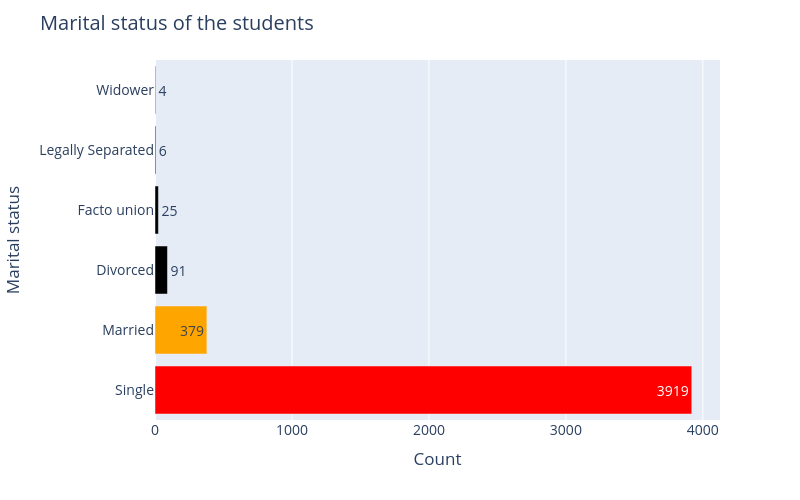

Source (notebook cell):
### Code cell
# Bar chart for Marital status
count = data_viz_pd['Marital status'].value_counts()
fig = px.bar(count,  orientation= 'h', text_auto=True)

fig.update_traces(marker=dict(color=['red', 'orange']))
fig.update_layout(height=500, width=800,
                  title='Marital status of the students',
                  showlegend = False,
                  font=dict(size=14),
                  xaxis_title = 'Count',
                  yaxis_title = 'Marital status')
save_fig(fig, '12_marital_status')

### Figure 1 — Plotly figure (JSON) as saved in the notebook; plotly's stock layout.template omitted (floating-point values rounded to 4 significant figures)
{"data": [{"hovertemplate": "variable=count<br>value=%{x}<br>Marital status=%{y}<extra></extra>", "legendgroup": "count", "marker": {"color": ["red", "orange"], "pattern": {"shape": ""}}, "name": "count", "orientation": "h", "showlegend": true, "textposition": "auto", "texttemplate": "%{x}", "type": "bar", "x": [3919, 379, 91, 25, 6, 4], "xaxis": "x", "y": ["Single", "Married", "Divorced", "Facto union", "Legally Separated", "Widower"], "yaxis": "y"}], "layout": {"barmode": "relative", "font": {"size": 14}, "height": 500, "legend": {"title": {"text": "variable"}, "tracegroupgap": 0}, "margin": {"t": 60}, "showlegend": false, "title": {"text": "Marital status of the students"}, "width": 800, "xaxis": {"anchor": "y", "domain": [0.0, 1.0], "title": {"text": "Count"}}, "yaxis": {"anchor": "x", "domain": [0.0, 1.0], "title": {"text": "Marital status"}}}}
